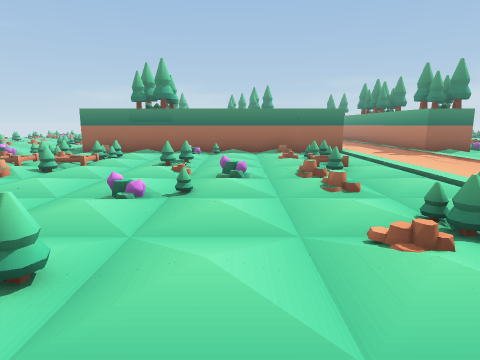
view 1 (above)

24 first-person views from a walk through a 3-D level made in the Unity game engine. The camera is 1.2 m above the floor, tilts 10° down and sees 75° across. The floor is counted in squares, 1 m on a side. Each view is taken from the middle of a square. On the plan, view 1 faces up. The plan holds only what a view shows up to about 13 squares ahead; the rest is blank. The place goes on beyond the plan.

view 2
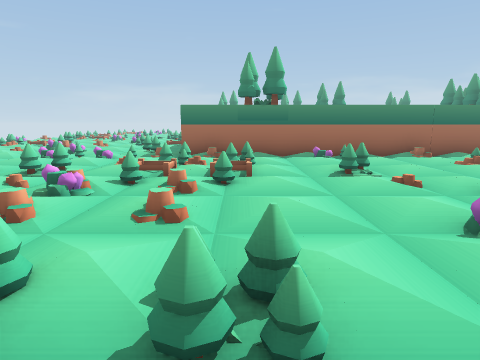

view 3
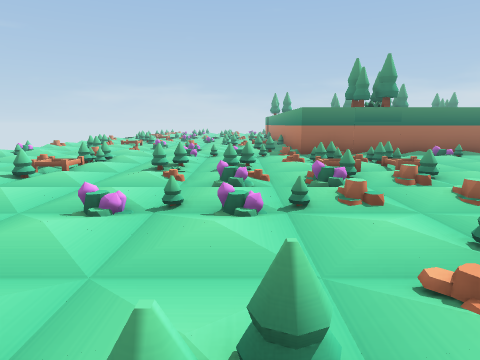

view 4
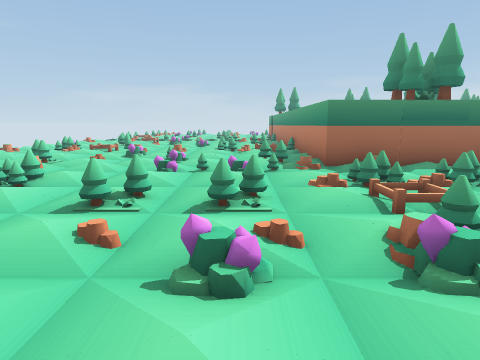

view 5
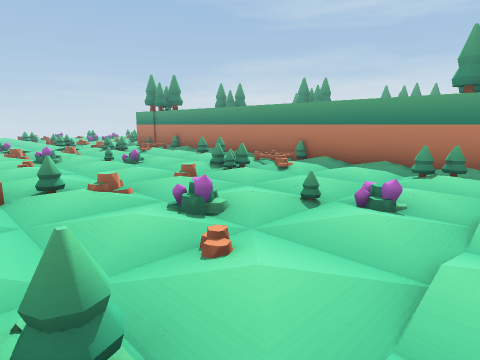

view 6
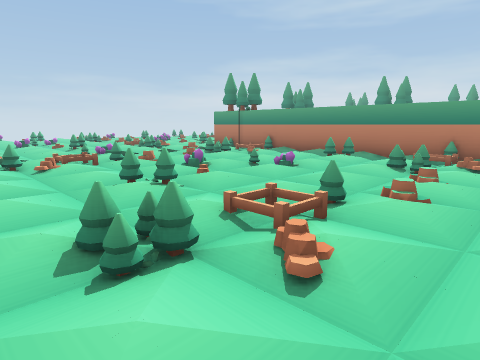

view 7
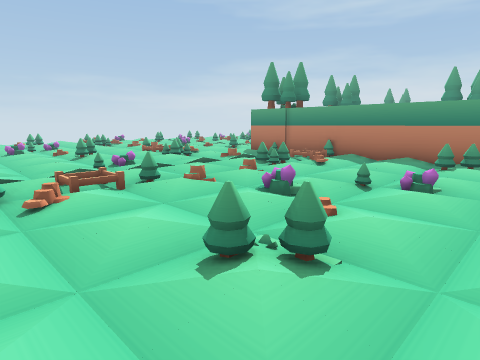

view 8
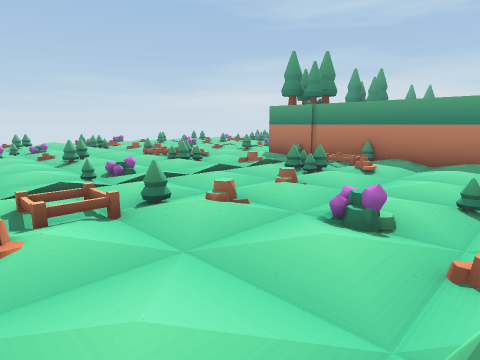

view 9
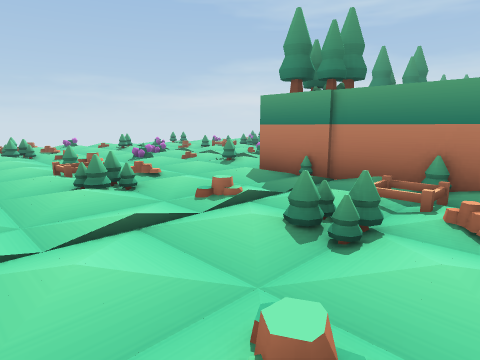

view 10
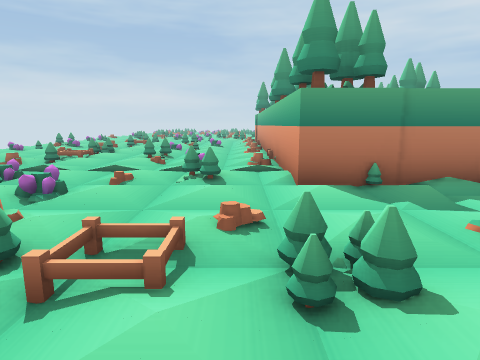

view 11
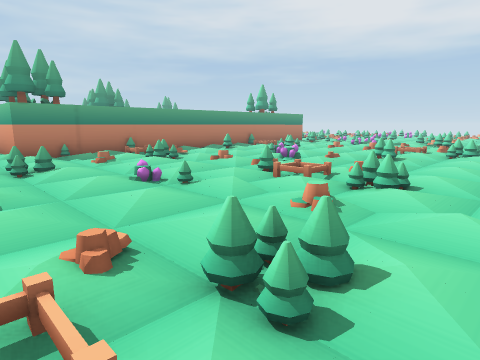

view 12
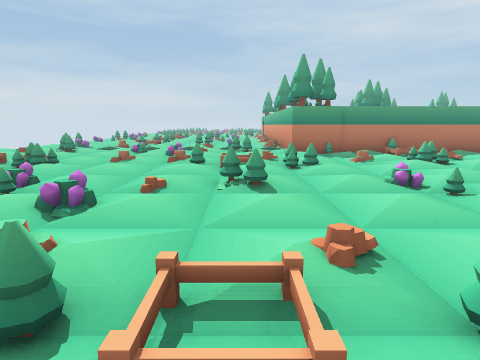

view 13
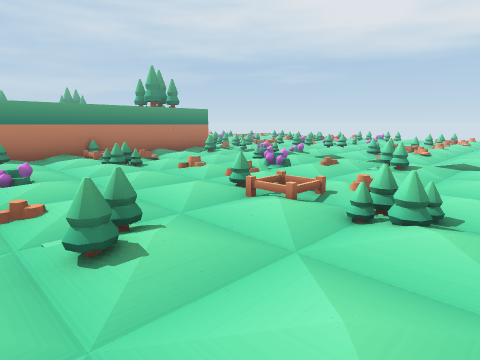

view 14
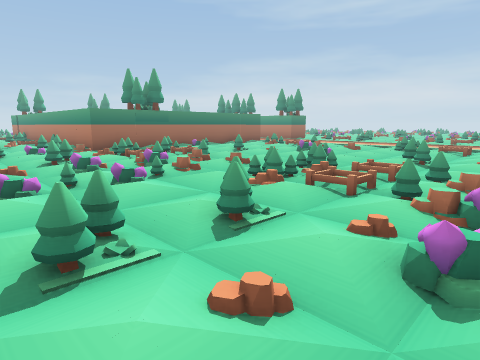

view 15
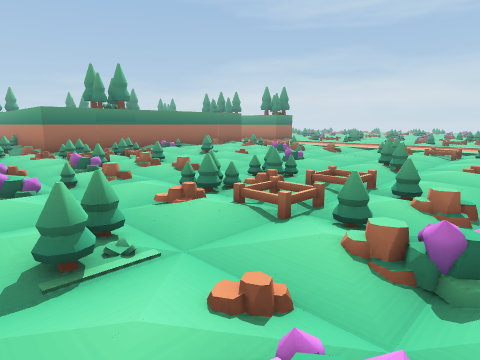

view 16
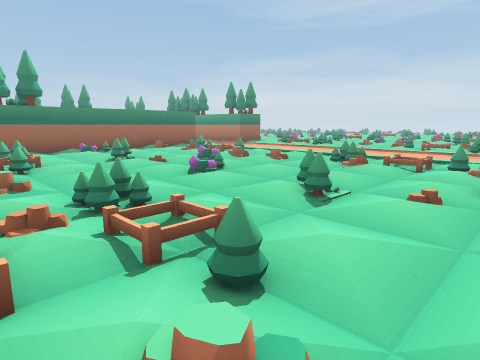

view 17
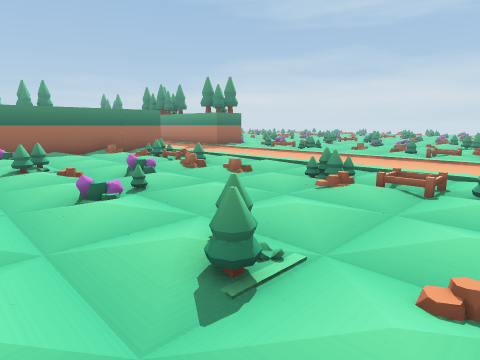

view 18
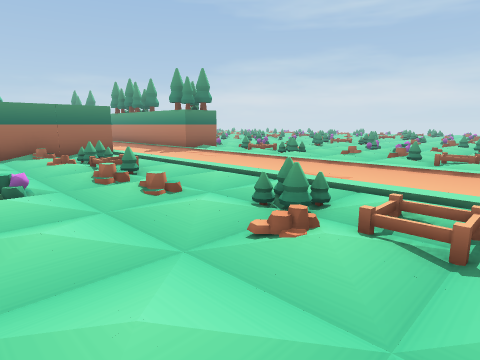

view 19
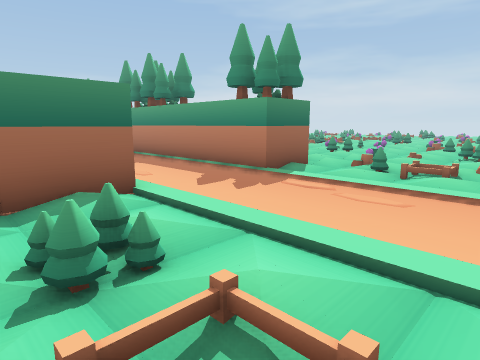

view 20
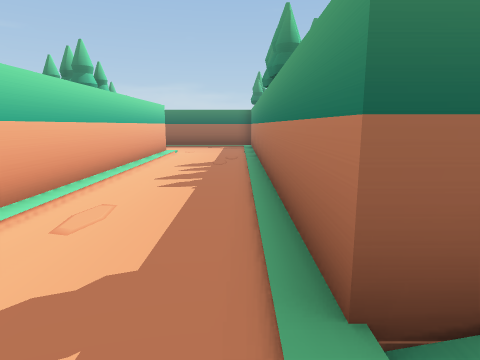

view 21
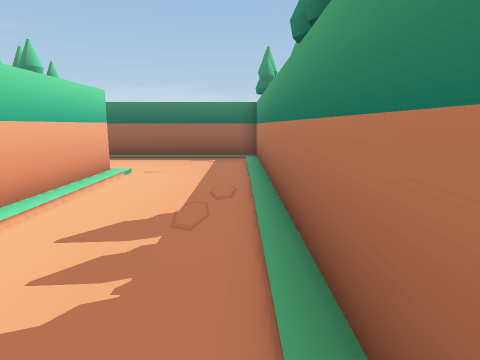

view 22
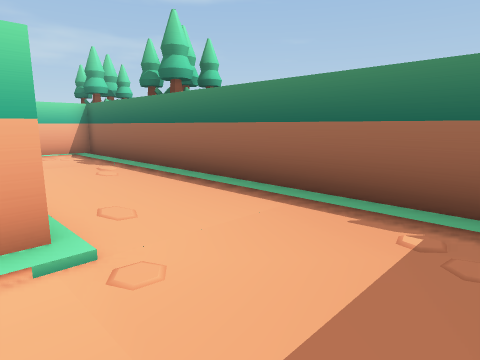

view 23
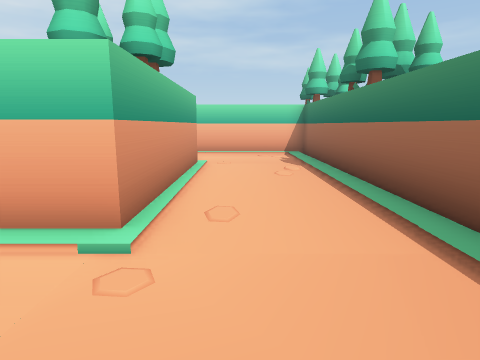

view 24
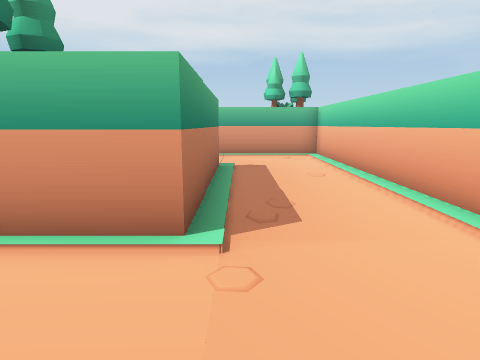

### Floor plan
Key: @ floor where view 1 was taken; # wall or solid block; . main floor; : floor 0.25 m higher than the main floor; / step, stairs or slope; = window, fence, low wall or low ledge; ^ raised ledge; O other object.
Columns run from 21 left of view 1 to 10 right of it. Each row starts with its distance up from view 1.
 38     ................
 37   ...O.......O.....=
 36   O.......O......O..
 35 . ....==......==.....
 34  ....................
 33 .==......==...#######
 32 ..............#O####OO        OO
 31 ..............#O####OO########OO
 30  .............^ ^.............^
 29  .==/.....==/.^ ^.............^
 28  ..=/.O....=/.O ^.............^
 27  ../......./..^ ^.............^
 26  .............^ ^...##OO###...^
 25  .............^ ^...# OO  #...^
 24  :..=....:..=.^ ^...^     #...OO
 23  .............^ ^...^     #...OO
 22  .............^ ^...^     #...#O
 21  .==/.....==/.^ ^...^     #...OO
 20  ..=/.O....=/.O ^...      #...^
 19  ../......./..^ ^....     #...^
 18  .............^ ^....     #...^
 17   ............^ ^....     #...O
 16   ..=....:..=.^ OOO^^     ^...OO
 15   ............###O#^#^#^#^^...OO
 14   ...O....... .O...  ..O........
 13    .............................
 12    ...=.......=.=.......=.......
 11    .. ....... . ....... ........
 10    ......=.=.......=............
  9      .O.......O.O.......O......
  8      ..........................
  7        ........................
  6        ......O.O.......O........
  5         ........................
  4         ......=.=.......=.......
  3         ..... . ....... ........
  2         .=.=.......=............
  1         ......O.O.......O.....
  0         .............@....
 -1         . ..... ...

Where each view was taken, in squares from view 1:
view 1: 0 up, 0 right, facing up
view 2: 2 up, 5 left, facing up
view 3: 1 up, 10 left, facing up
view 4: 5 up, 10 left, facing up
view 5: 14 up, 17 left, facing up-right
view 6: 18 up, 20 left, facing up-right
view 7: 22 up, 19 left, facing up-right
view 8: 24 up, 18 left, facing up-right
view 9: 27 up, 14 left, facing up-right
view 10: 34 up, 14 left, facing right
view 11: 35 up, 21 left, facing down-right
view 12: 35 up, 21 left, facing right
view 13: 25 up, 20 left, facing down-right
view 14: 1 down, 13 left, facing up-right
view 15: 1 down, 11 left, facing up-right
view 16: 1 down, 7 left, facing up-right
view 17: 0 up, 4 left, facing up-right
view 18: 1 up, 1 left, facing up-right
view 19: 9 up, 2 right, facing up-right
view 20: 13 up, 8 right, facing up
view 21: 19 up, 8 right, facing up
view 22: 26 up, 8 right, facing up-left
view 23: 28 up, 8 right, facing left
view 24: 30 up, 2 left, facing down
